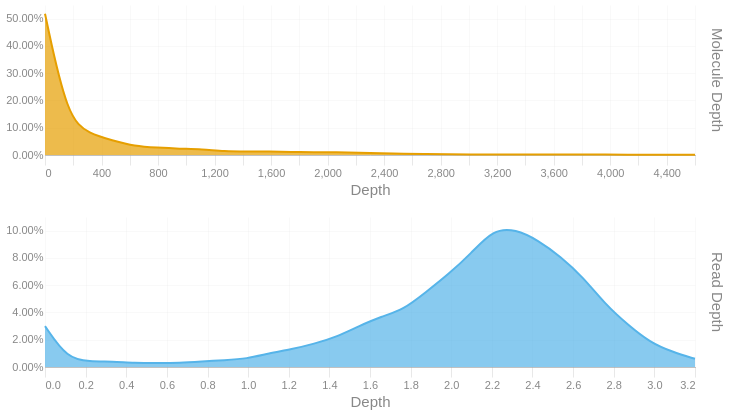

Write notebook code for a chart like this one.
### Code cell
readdep = depth_hist(tb['Read Depth'], q99, 3)
readdep = readdep.with_columns(pl.lit('Read Depth').alias('Metric'))
if not SKIPLR:
    moldep = depth_hist(tb['Molecule Depth'], mol_q99, 1)
    moldep = moldep.with_columns(pl.lit('Molecule Depth').alias('Metric'))
    _hist = pl.concat([readdep, moldep])
    _hist = _hist.filter(pl.col('Proportion') != 0)
    with SafeRender(_hist):
        (
            alt.Chart(_hist)        
            .mark_area(interpolate = "basis")
            .encode(
                x=alt.X('Bin:Q').scale(domainMin=0).axis(alt.Axis(title='Depth')),
                y = alt.Y('Proportion:Q', title = None).axis(format = '.2%'),
                color = alt.Color('Metric:N').legend(None),
                row = alt.Row("Metric:N").header(title = None, labelOrient = 'right'),
                tooltip = [
                    alt.Tooltip("Metric:N", title = "Metric"),
                    alt.Tooltip('Interval:N', title = "Depth Interval"),
                    alt.Tooltip('Proportion:Q', title = "% Alignments").format('.2%')
                ]
            )
            .resolve_scale(x='independent', y='independent')
            .properties(
                height = 150, width = 650,
                usermeta={'embedOptions': {'downloadFileName': f'{samplename}.depth.hist'}}
            )
        ).display()
else:
    readdep = readdep.filter(pl.col('Proportion') != 0)
    with SafeRender(readdep):
        (
            alt.Chart(readdep)        
            .mark_area(interpolate = "basis")
            .encode(
                x=alt.X('Bin:Q').scale(domainMin=0).axis(alt.Axis(title='Depth')),
                y = alt.Y('Proportion:Q', title = None).axis(format = '.2%'),
                tooltip = [
                    alt.Tooltip('Interval:N', title = "Depth Interval"),
                    alt.Tooltip('Proportion:Q', title = "% Alignments").format('.2%')
                ]
            )
            .properties(
                usermeta={'embedOptions': {'downloadFileName': f'{samplename}.depth.hist'}}
            )
        ).display()

### Figure 1 — Vega-Lite specification as saved in the notebook (floating-point values rounded to 4 significant figures)
{"width": 650, "height": 150, "config": {"title": {"anchor": "start", "dy": -15, "fontSize": 18, "color": "#888888", "subtitleColor": "#888888", "subtitleFontSize": 14}, "arc": {"fill": "#0072B2"}, "axis": {"domainColor": "#888888", "domainWidth": 0.5, "gridWidth": 0.2, "grid": false, "titleFontWeight": 400, "titleFontSize": 15, "labelFontSize": 11, "labelColor": "#888888", "tickColor": "#888888", "tickWidth": 0.2, "titleColor": "#888888"}, "axisBand": {"grid": false}, "axisX": {"grid": true, "tickSize": 10, "domainCap": "round"}, "axisY": {"domain": false, "grid": true, "tickSize": 0, "domainCap": "round"}, "background": "transparent", "header": {"labelFontSize": 15, "labelColor": "#888888", "titleFontSize": 15, "titleFontWeight": 600, "titleColor": "#888888"}, "legend": {"labelFont": "sans-serif", "labelFontSize": 12, "labelColor": "#888888", "symbolSize": 100, "symbolType": "circle", "titleFontSize": 12, "titlePadding": 10, "titleColor": "#888888", "title": null}, "range": {"category": ["#E69F00", "#56B4E9", "#009E73", "#F0E442", "#0072B2", "#D55E00", "#CC79A7", "#000000"], "diverging": ["#cfe8f3", "#a2d4ec", "#73bfe2", "#46abdb", "#1696d2", "#12719e"]}, "area": {"fill": "#0072B2", "fillOpacity": 0.7, "line": true, "strokeOpacity": 0.7}, "line": {"color": "#0072B2", "stroke": "#0072B2", "strokeWidth": 2}, "trail": {"color": "#0072B2", "stroke": "#0072B2", "strokeWidth": 0, "size": 1}, "point": {"filled": true, "fillOpacity": 1.0, "size": 95}, "text": {"color": "#888888", "fontSize": 11, "align": "right", "fontWeight": 400, "size": 11}, "bar": {"fill": "#0072B2", "stroke": null}, "view": {"stroke": null, "continuousWidth": 660, "continuousHeight": 400}}, "data": {"name": "data-cb290d2206d2ea9aa8725da797c33c56"}, "mark": {"type": "area", "interpolate": "basis"}, "encoding": {"color": {"field": "Metric", "legend": null, "type": "nominal"}, "row": {"field": "Metric", "header": {"title": null, "labelOrient": "right"}, "type": "nominal"}, "tooltip": [{"field": "Metric", "title": "Metric", "type": "nominal"}, {"field": "Interval", "title": "Depth Interval", "type": "nominal"}, {"field": "Proportion", "format": ".2%", "title": "% Alignments", "type": "quantitative"}], "x": {"axis": {"title": "Depth"}, "field": "Bin", "scale": {"domainMin": 0}, "type": "quantitative"}, "y": {"axis": {"format": ".2%"}, "field": "Proportion", "title": null, "type": "quantitative"}}, "resolve": {"scale": {"x": "independent", "y": "independent"}}, "usermeta": {"embedOptions": {"downloadFileName": "S1_Tusket_016.depth.hist"}}, "$schema": "https://vega.github.io/schema/vega-lite/v6.1.0.json", "datasets": {"data-cb290d2206d2ea9aa8725da797c33c56": [{"Bin": 0.0, "Interval": "0.0-0.11", "Proportion": 0.03, "Metric": "Read Depth"}, {"Bin": 0.11, "Interval": "0.11-0.221", "Proportion": 0.006, "Metric": "Read Depth"}, {"Bin": 0.221, "Interval": "0.221-0.331", "Proportion": 0.004, "Metric": "Read Depth"}, {"Bin": 0.331, "Interval": "0.331-0.441", "Proportion": 0.004, "Metric": "Read Depth"}, {"Bin": 0.441, "Interval": "0.441-0.552", "Proportion": 0.003, "Metric": "Read Depth"}, {"Bin": 0.552, "Interval": "0.552-0.662", "Proportion": 0.003, "Metric": "Read Depth"}, {"Bin": 0.662, "Interval": "0.662-0.772", "Proportion": 0.003, "Metric": "Read Depth"}, {"Bin": 0.772, "Interval": "0.772-0.883", "Proportion": 0.004, "Metric": "Read Depth"}, {"Bin": 0.883, "Interval": "0.883-0.993", "Proportion": 0.005, "Metric": "Read Depth"}, {"Bin": 0.993, "Interval": "0.993-1.103", "Proportion": 0.006, "Metric": "Read Depth"}, {"Bin": 1.103, "Interval": "1.103-1.214", "Proportion": 0.01, "Metric": "Read Depth"}, {"Bin": 1.214, "Interval": "1.214-1.324", "Proportion": 0.013, "Metric": "Read Depth"}, {"Bin": 1.324, "Interval": "1.324-1.434", "Proportion": 0.017, "Metric": "Read Depth"}, {"Bin": 1.434, "Interval": "1.434-1.545", "Proportion": 0.022, "Metric": "Read Depth"}, {"Bin": 1.545, "Interval": "1.545-1.655", "Proportion": 0.03, "Metric": "Read Depth"}, {"Bin": 1.655, "Interval": "1.655-1.765", "Proportion": 0.037, "Metric": "Read Depth"}, {"Bin": 1.765, "Interval": "1.765-1.876", "Proportion": 0.042, "Metric": "Read Depth"}, {"Bin": 1.876, "Interval": "1.876-1.986", "Proportion": 0.055, "Metric": "Read Depth"}, {"Bin": 1.986, "Interval": "1.986-2.096", "Proportion": 0.068, "Metric": "Read Depth"}, {"Bin": 2.096, "Interval": "2.096-2.207", "Proportion": 0.083, "Metric": "Read Depth"}, {"Bin": 2.207, "Interval": "2.207-2.317", "Proportion": 0.101, "Metric": "Read Depth"}, {"Bin": 2.317, "Interval": "2.317-2.427", "Proportion": 0.101, "Metric": "Read Depth"}, {"Bin": 2.427, "Interval": "2.427-2.538", "Proportion": 0.093, "Metric": "Read Depth"}, {"Bin": 2.538, "Interval": "2.538-2.648", "Proportion": 0.081, "Metric": "Read Depth"}, {"Bin": 2.648, "Interval": "2.648-2.758", "Proportion": 0.066, "Metric": "Read Depth"}, {"Bin": 2.758, "Interval": "2.758-2.869", "Proportion": 0.046, "Metric": "Read Depth"}, {"Bin": 2.869, "Interval": "2.869-2.979", "Proportion": 0.031, "Metric": "Read Depth"}, {"Bin": 2.979, "Interval": "2.979-3.089", "Proportion": 0.018, "Metric": "Read Depth"}, {"Bin": 3.089, "Interval": "3.089-3.2", "Proportion": 0.011, "Metric": "Read Depth"}, {"Bin": 3.2, "Interval": "3.2-3.31", "Proportion": 0.006, "Metric": "Read Depth"}, {"Bin": 0.0, "Interval": "0.0-158.6", "Proportion": 0.518, "Metric": "Molecule Depth"}, {"Bin": 158.6, "Interval": "158.6-317.2", "Proportion": 0.133, "Metric": "Molecule Depth"}, {"Bin": 317.2, "Interval": "317.2-475.9", "Proportion": 0.078, "Metric": "Molecule Depth"}, {"Bin": 475.9, "Interval": "475.9-634.5", "Proportion": 0.054, "Metric": "Molecule Depth"}, {"Bin": 634.5, "Interval": "634.5-793.1", "Proportion": 0.032, "Metric": "Molecule Depth"}, {"Bin": 793.1, "Interval": "793.1-951.7", "Proportion": 0.027, "Metric": "Molecule Depth"}, {"Bin": 951.7, "Interval": "951.7-1110.4", "Proportion": 0.023, "Metric": "Molecule Depth"}, {"Bin": 1110.0, "Interval": "1110.4-1269.0", "Proportion": 0.021, "Metric": "Molecule Depth"}, {"Bin": 1269.0, "Interval": "1269.0-1427.6", "Proportion": 0.014, "Metric": "Molecule Depth"}, {"Bin": 1428.0, "Interval": "1427.6-1586.2", "Proportion": 0.013, "Metric": "Molecule Depth"}, {"Bin": 1586.0, "Interval": "1586.2-1744.8", "Proportion": 0.013, "Metric": "Molecule Depth"}, {"Bin": 1745.0, "Interval": "1744.8-1903.5", "Proportion": 0.011, "Metric": "Molecule Depth"}, {"Bin": 1904.0, "Interval": "1903.5-2062.1", "Proportion": 0.01, "Metric": "Molecule Depth"}, {"Bin": 2062.0, "Interval": "2062.1-2220.7", "Proportion": 0.01, "Metric": "Molecule Depth"}, {"Bin": 2221.0, "Interval": "2220.7-2379.3", "Proportion": 0.009, "Metric": "Molecule Depth"}, {"Bin": 2379.0, "Interval": "2379.3-2538.0", "Proportion": 0.006, "Metric": "Molecule Depth"}, {"Bin": 2538.0, "Interval": "2538.0-2696.6", "Proportion": 0.004, "Metric": "Molecule Depth"}, {"Bin": 2697.0, "Interval": "2696.6-2855.2", "Proportion": 0.004, "Metric": "Molecule Depth"}, {"Bin": 2855.0, "Interval": "2855.2-3013.8", "Proportion": 0.003, "Metric": "Molecule Depth"}, {"Bin": 3014.0, "Interval": "3013.8-3172.5", "Proportion": 0.002, "Metric": "Molecule Depth"}, {"Bin": 3172.0, "Interval": "3172.5-3331.1", "Proportion": 0.002, "Metric": "Molecule Depth"}, {"Bin": 3331.0, "Interval": "3331.1-3489.7", "Proportion": 0.002, "Metric": "Molecule Depth"}, {"Bin": 3490.0, "Interval": "3489.7-3648.3", "Proportion": 0.002, "Metric": "Molecule Depth"}, {"Bin": 3648.0, "Interval": "3648.3-3806.9", "Proportion": 0.002, "Metric": "Molecule Depth"}, {"Bin": 3807.0, "Interval": "3806.9-3965.6", "Proportion": 0.002, "Metric": "Molecule Depth"}, {"Bin": 3966.0, "Interval": "3965.6-4124.2", "Proportion": 0.002, "Metric": "Molecule Depth"}, {"Bin": 4124.0, "Interval": "4124.2-4282.8", "Proportion": 0.001, "Metric": "Molecule Depth"}, {"Bin": 4283.0, "Interval": "4282.8-4441.4", "Proportion": 0.001, "Metric": "Molecule Depth"}, {"Bin": 4441.0, "Interval": "4441.4-4600.1", "Proportion": 0.001, "Metric": "Molecule Depth"}, {"Bin": 4600.0, "Interval": "4600.1-4758.68", "Proportion": 0.001, "Metric": "Molecule Depth"}]}}
